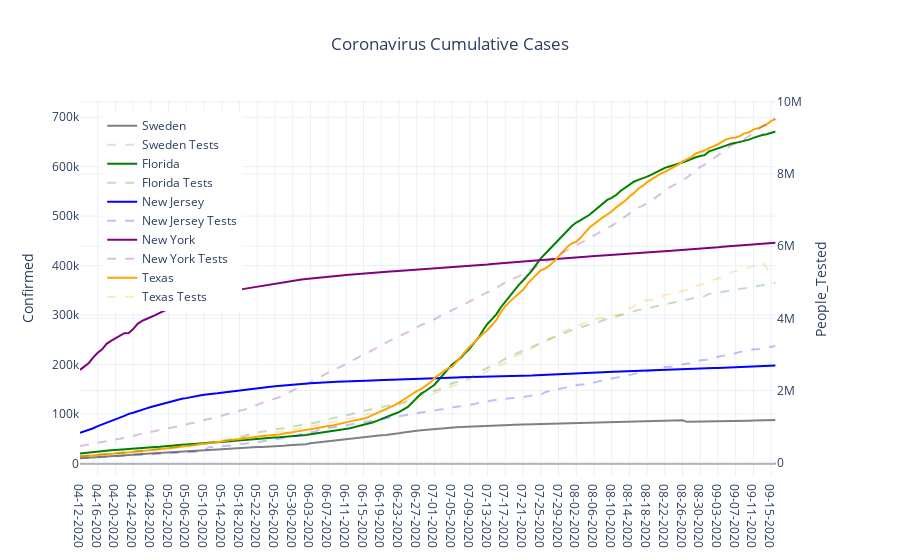

Notebook source saved alongside this figure:
### Code cell
fig = make_subplots(specs=[[{'secondary_y':True}]])
for mycountry in countries_list:
    fig.add_trace(go.Scatter(x=country_df[country_df['Country_Region']==mycountry]['Date'],
                               y=country_df[country_df['Country_Region']==mycountry]['Confirmed'],
                               name = rename_dict[mycountry],
                               line = {'color':colors_dict[mycountry]}),
                  secondary_y = False)
    fig.add_trace(go.Scatter(x=country_df[country_df['Country_Region']==mycountry]['Date'],
                               y=country_df[country_df['Country_Region']==mycountry]['People_Tested'],
                               name = rename_dict[mycountry] + ' Tests',
                               line = {'color':colors_dict[mycountry],
                                       'dash':'dash'},
                               opacity = 0.25),
                  secondary_y = True)
fig.update_layout(showlegend = True,
                legend= dict(x=0.03,y=0.97),
                title='Coronavirus Cumulative Cases',
                title_x= 0.5,
                yaxis={'title':'Confirmed',
                       'zeroline':True,'zerolinecolor':'#000000','zerolinewidth':2.0},
                template='plotly_white')
fig.update_yaxes(title_text='People_Tested',secondary_y=True)
fig.show()
myfilename = r'C:\__YOUTUBE__\__POLITICS__\Coronavirus\outputdata\8-CV_Cum-Cases.png'
fig.write_image(myfilename,width = 852,height = 480, scale = 2.0)
print('Static Image:')
Image(filename=myfilename)

### Figure 1 — Plotly figure (JSON) as saved in the notebook; plotly's stock layout.template omitted (floating-point values rounded to 4 significant figures; data arrays with more than 128 entries replaced by an {"elided": "..."} marker saying what was removed)
{"data": [{"line": {"color": "grey"}, "name": "Sweden", "type": "scatter", "x": {"elided": "158 str values"}, "xaxis": "x", "y": {"elided": "158 int values"}, "yaxis": "y"}, {"line": {"color": "grey", "dash": "dash"}, "name": "Sweden Tests", "opacity": 0.25, "type": "scatter", "x": {"elided": "158 str values"}, "xaxis": "x", "y": {"elided": "158 null values"}, "yaxis": "y2"}, {"line": {"color": "green"}, "name": "Florida", "type": "scatter", "x": {"elided": "158 str values"}, "xaxis": "x", "y": {"elided": "158 int values"}, "yaxis": "y"}, {"line": {"color": "green", "dash": "dash"}, "name": "Florida Tests", "opacity": 0.25, "type": "scatter", "x": {"elided": "158 str values"}, "xaxis": "x", "y": {"elided": "158 int values"}, "yaxis": "y2"}, {"line": {"color": "blue"}, "name": "New Jersey", "type": "scatter", "x": {"elided": "158 str values"}, "xaxis": "x", "y": {"elided": "158 int values"}, "yaxis": "y"}, {"line": {"color": "blue", "dash": "dash"}, "name": "New Jersey Tests", "opacity": 0.25, "type": "scatter", "x": {"elided": "158 str values"}, "xaxis": "x", "y": {"elided": "158 int values"}, "yaxis": "y2"}, {"line": {"color": "purple"}, "name": "New York", "type": "scatter", "x": {"elided": "158 str values"}, "xaxis": "x", "y": {"elided": "158 int values"}, "yaxis": "y"}, {"line": {"color": "purple", "dash": "dash"}, "name": "New York Tests", "opacity": 0.25, "type": "scatter", "x": {"elided": "158 str values"}, "xaxis": "x", "y": {"elided": "158 int values"}, "yaxis": "y2"}, {"line": {"color": "orange"}, "name": "Texas", "type": "scatter", "x": {"elided": "158 str values"}, "xaxis": "x", "y": {"elided": "158 int values"}, "yaxis": "y"}, {"line": {"color": "orange", "dash": "dash"}, "name": "Texas Tests", "opacity": 0.25, "type": "scatter", "x": {"elided": "158 str values"}, "xaxis": "x", "y": {"elided": "158 int values"}, "yaxis": "y2"}], "layout": {"legend": {"x": 0.03, "y": 0.97}, "showlegend": true, "title": {"text": "Coronavirus Cumulative Cases", "x": 0.5}, "xaxis": {"anchor": "y", "domain": [0, 0.94]}, "yaxis": {"anchor": "x", "domain": [0, 1], "title": {"text": "Confirmed"}, "zeroline": true, "zerolinecolor": "#000000", "zerolinewidth": 2}, "yaxis2": {"anchor": "x", "overlaying": "y", "side": "right", "title": {"text": "People_Tested"}}}}
